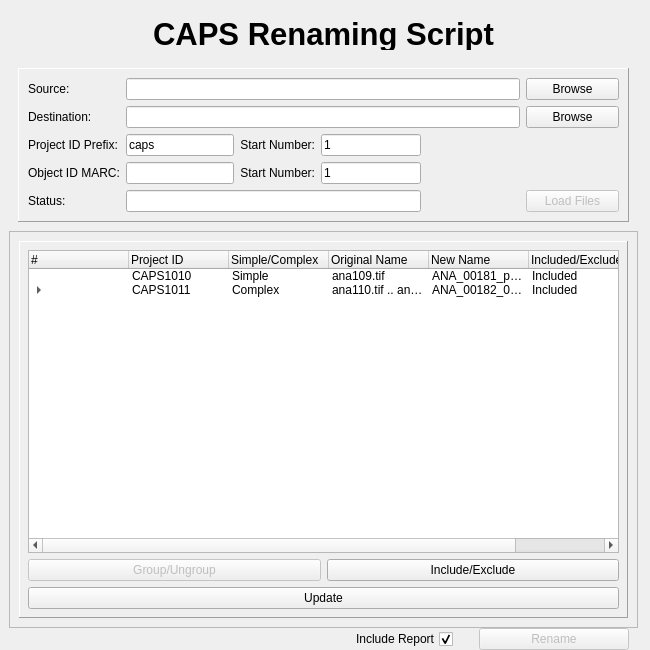
<?xml version="1.0" encoding="UTF-8"?>
<ui version="4.0">
 <class>Form</class>
 <widget class="QWidget" name="Form">
  <property name="geometry">
   <rect>
    <x>0</x>
    <y>0</y>
    <width>650</width>
    <height>650</height>
   </rect>
  </property>
  <property name="minimumSize">
   <size>
    <width>650</width>
    <height>650</height>
   </size>
  </property>
  <property name="maximumSize">
   <size>
    <width>1024</width>
    <height>16777215</height>
   </size>
  </property>
  <property name="windowTitle">
   <string>CAPS Renaming Script</string>
  </property>
  <layout class="QGridLayout" name="gridLayout_3">
   <property name="margin">
    <number>0</number>
   </property>
   <item row="0" column="0">
    <widget class="QFrame" name="frameBackground">
     <property name="frameShape">
      <enum>QFrame::NoFrame</enum>
     </property>
     <property name="frameShadow">
      <enum>QFrame::Raised</enum>
     </property>
     <layout class="QVBoxLayout" name="verticalLayout_2">
      <property name="spacing">
       <number>0</number>
      </property>
      <property name="rightMargin">
       <number>12</number>
      </property>
      <property name="bottomMargin">
       <number>0</number>
      </property>
      <item>
       <widget class="QFrame" name="frameTitle">
        <property name="sizePolicy">
         <sizepolicy hsizetype="Preferred" vsizetype="Fixed">
          <horstretch>0</horstretch>
          <verstretch>0</verstretch>
         </sizepolicy>
        </property>
        <property name="minimumSize">
         <size>
          <width>0</width>
          <height>50</height>
         </size>
        </property>
        <property name="maximumSize">
         <size>
          <width>16777215</width>
          <height>50</height>
         </size>
        </property>
        <property name="frameShape">
         <enum>QFrame::NoFrame</enum>
        </property>
        <property name="frameShadow">
         <enum>QFrame::Raised</enum>
        </property>
        <layout class="QVBoxLayout" name="verticalLayout_3">
         <item>
          <widget class="QLabel" name="label_title">
           <property name="font">
            <font>
             <pointsize>23</pointsize>
             <weight>75</weight>
             <bold>true</bold>
            </font>
           </property>
           <property name="text">
            <string>CAPS Renaming Script</string>
           </property>
           <property name="alignment">
            <set>Qt::AlignCenter</set>
           </property>
          </widget>
         </item>
        </layout>
       </widget>
      </item>
      <item>
       <widget class="QFrame" name="frameSetup">
        <property name="sizePolicy">
         <sizepolicy hsizetype="Expanding" vsizetype="Fixed">
          <horstretch>0</horstretch>
          <verstretch>0</verstretch>
         </sizepolicy>
        </property>
        <property name="frameShape">
         <enum>QFrame::NoFrame</enum>
        </property>
        <property name="frameShadow">
         <enum>QFrame::Plain</enum>
        </property>
        <layout class="QGridLayout" name="gridLayout">
         <item row="0" column="0" colspan="4">
          <widget class="QFrame" name="frame_2">
           <property name="frameShape">
            <enum>QFrame::Panel</enum>
           </property>
           <property name="frameShadow">
            <enum>QFrame::Raised</enum>
           </property>
           <layout class="QGridLayout" name="gridLayout_4">
            <item row="3" column="3">
             <widget class="QLineEdit" name="lineEdit_OID_startNum">
              <property name="sizePolicy">
               <sizepolicy hsizetype="Maximum" vsizetype="Fixed">
                <horstretch>0</horstretch>
                <verstretch>0</verstretch>
               </sizepolicy>
              </property>
              <property name="maximumSize">
               <size>
                <width>100</width>
                <height>16777215</height>
               </size>
              </property>
              <property name="text">
               <string>1</string>
              </property>
             </widget>
            </item>
            <item row="3" column="2">
             <widget class="QLabel" name="label_OID_startNum">
              <property name="sizePolicy">
               <sizepolicy hsizetype="Fixed" vsizetype="Preferred">
                <horstretch>0</horstretch>
                <verstretch>0</verstretch>
               </sizepolicy>
              </property>
              <property name="text">
               <string>Start Number:</string>
              </property>
              <property name="alignment">
               <set>Qt::AlignRight|Qt::AlignTrailing|Qt::AlignVCenter</set>
              </property>
             </widget>
            </item>
            <item row="1" column="5">
             <widget class="QPushButton" name="pushButton_destinationBrowse">
              <property name="sizePolicy">
               <sizepolicy hsizetype="Maximum" vsizetype="Fixed">
                <horstretch>0</horstretch>
                <verstretch>0</verstretch>
               </sizepolicy>
              </property>
              <property name="maximumSize">
               <size>
                <width>100</width>
                <height>16777215</height>
               </size>
              </property>
              <property name="text">
               <string>Browse</string>
              </property>
             </widget>
            </item>
            <item row="0" column="0">
             <widget class="QLabel" name="label_source">
              <property name="sizePolicy">
               <sizepolicy hsizetype="Fixed" vsizetype="Preferred">
                <horstretch>0</horstretch>
                <verstretch>0</verstretch>
               </sizepolicy>
              </property>
              <property name="text">
               <string>Source:</string>
              </property>
             </widget>
            </item>
            <item row="1" column="1" colspan="4">
             <widget class="QLineEdit" name="lineEdit_destination"/>
            </item>
            <item row="0" column="1" colspan="4">
             <widget class="QLineEdit" name="lineEdit_source"/>
            </item>
            <item row="1" column="0">
             <widget class="QLabel" name="label_destination">
              <property name="sizePolicy">
               <sizepolicy hsizetype="Fixed" vsizetype="Preferred">
                <horstretch>0</horstretch>
                <verstretch>0</verstretch>
               </sizepolicy>
              </property>
              <property name="text">
               <string>Destination:</string>
              </property>
             </widget>
            </item>
            <item row="3" column="1">
             <widget class="QLineEdit" name="lineEdit_OID_MARC">
              <property name="sizePolicy">
               <sizepolicy hsizetype="Fixed" vsizetype="Fixed">
                <horstretch>0</horstretch>
                <verstretch>0</verstretch>
               </sizepolicy>
              </property>
             </widget>
            </item>
            <item row="2" column="3">
             <widget class="QLineEdit" name="lineEdit_PID_startNum">
              <property name="sizePolicy">
               <sizepolicy hsizetype="Maximum" vsizetype="Fixed">
                <horstretch>0</horstretch>
                <verstretch>0</verstretch>
               </sizepolicy>
              </property>
              <property name="maximumSize">
               <size>
                <width>100</width>
                <height>16777215</height>
               </size>
              </property>
              <property name="text">
               <string>1</string>
              </property>
             </widget>
            </item>
            <item row="2" column="2">
             <widget class="QLabel" name="label_PID_startNum">
              <property name="sizePolicy">
               <sizepolicy hsizetype="Fixed" vsizetype="Preferred">
                <horstretch>0</horstretch>
                <verstretch>0</verstretch>
               </sizepolicy>
              </property>
              <property name="text">
               <string>Start Number:</string>
              </property>
              <property name="alignment">
               <set>Qt::AlignRight|Qt::AlignTrailing|Qt::AlignVCenter</set>
              </property>
             </widget>
            </item>
            <item row="0" column="5">
             <widget class="QPushButton" name="pushButton_sourceBrowse">
              <property name="sizePolicy">
               <sizepolicy hsizetype="Minimum" vsizetype="Maximum">
                <horstretch>0</horstretch>
                <verstretch>0</verstretch>
               </sizepolicy>
              </property>
              <property name="maximumSize">
               <size>
                <width>100</width>
                <height>16777215</height>
               </size>
              </property>
              <property name="layoutDirection">
               <enum>Qt::LeftToRight</enum>
              </property>
              <property name="autoFillBackground">
               <bool>false</bool>
              </property>
              <property name="text">
               <string>Browse</string>
              </property>
              <property name="checkable">
               <bool>false</bool>
              </property>
              <property name="checked">
               <bool>false</bool>
              </property>
             </widget>
            </item>
            <item row="2" column="0">
             <widget class="QLabel" name="label_PID_prefix">
              <property name="sizePolicy">
               <sizepolicy hsizetype="Fixed" vsizetype="Preferred">
                <horstretch>0</horstretch>
                <verstretch>0</verstretch>
               </sizepolicy>
              </property>
              <property name="text">
               <string>Project ID Prefix:</string>
              </property>
             </widget>
            </item>
            <item row="3" column="0">
             <widget class="QLabel" name="label_OID_MARC">
              <property name="sizePolicy">
               <sizepolicy hsizetype="Fixed" vsizetype="Preferred">
                <horstretch>0</horstretch>
                <verstretch>0</verstretch>
               </sizepolicy>
              </property>
              <property name="text">
               <string>Object ID MARC:</string>
              </property>
             </widget>
            </item>
            <item row="2" column="1">
             <widget class="QLineEdit" name="lineEdit_PID_prefix">
              <property name="sizePolicy">
               <sizepolicy hsizetype="Fixed" vsizetype="Fixed">
                <horstretch>0</horstretch>
                <verstretch>0</verstretch>
               </sizepolicy>
              </property>
              <property name="text">
               <string>caps</string>
              </property>
             </widget>
            </item>
            <item row="4" column="0">
             <widget class="QLabel" name="label_validStatus">
              <property name="sizePolicy">
               <sizepolicy hsizetype="Fixed" vsizetype="Preferred">
                <horstretch>0</horstretch>
                <verstretch>0</verstretch>
               </sizepolicy>
              </property>
              <property name="text">
               <string>Status:</string>
              </property>
             </widget>
            </item>
            <item row="4" column="5">
             <widget class="QPushButton" name="pushButton_load_filles">
              <property name="enabled">
               <bool>false</bool>
              </property>
              <property name="sizePolicy">
               <sizepolicy hsizetype="Minimum" vsizetype="Maximum">
                <horstretch>0</horstretch>
                <verstretch>0</verstretch>
               </sizepolicy>
              </property>
              <property name="text">
               <string>Load Files</string>
              </property>
             </widget>
            </item>
            <item row="4" column="1" colspan="3">
             <widget class="QLineEdit" name="lineEdit_validStatus">
              <property name="sizePolicy">
               <sizepolicy hsizetype="Expanding" vsizetype="Fixed">
                <horstretch>0</horstretch>
                <verstretch>0</verstretch>
               </sizepolicy>
              </property>
              <property name="readOnly">
               <bool>true</bool>
              </property>
             </widget>
            </item>
           </layout>
           <zorder>label_source</zorder>
           <zorder>lineEdit_source</zorder>
           <zorder>label_destination</zorder>
           <zorder>lineEdit_destination</zorder>
           <zorder>label_PID_prefix</zorder>
           <zorder>lineEdit_PID_prefix</zorder>
           <zorder>lineEdit_PID_startNum</zorder>
           <zorder>label_OID_MARC</zorder>
           <zorder>lineEdit_OID_MARC</zorder>
           <zorder>label_PID_startNum</zorder>
           <zorder>label_OID_startNum</zorder>
           <zorder>lineEdit_OID_startNum</zorder>
           <zorder>label_validStatus</zorder>
           <zorder>lineEdit_validStatus</zorder>
           <zorder>pushButton_destinationBrowse</zorder>
           <zorder>pushButton_sourceBrowse</zorder>
           <zorder>pushButton_load_filles</zorder>
          </widget>
         </item>
        </layout>
       </widget>
      </item>
      <item>
       <widget class="QFrame" name="frameFiles">
        <property name="frameShape">
         <enum>QFrame::StyledPanel</enum>
        </property>
        <property name="frameShadow">
         <enum>QFrame::Raised</enum>
        </property>
        <layout class="QVBoxLayout" name="verticalLayout">
         <item>
          <widget class="QFrame" name="frame_3">
           <property name="frameShape">
            <enum>QFrame::Panel</enum>
           </property>
           <property name="frameShadow">
            <enum>QFrame::Raised</enum>
           </property>
           <layout class="QGridLayout" name="gridLayout_5">
            <property name="margin">
             <number>8</number>
            </property>
            <item row="1" column="1">
             <widget class="QPushButton" name="pushButton_include">
              <property name="enabled">
               <bool>true</bool>
              </property>
              <property name="text">
               <string>Include/Exclude</string>
              </property>
             </widget>
            </item>
            <item row="0" column="0" colspan="2">
             <widget class="QTreeWidget" name="tree_files">
              <property name="selectionMode">
               <enum>QAbstractItemView::ExtendedSelection</enum>
              </property>
              <attribute name="headerVisible">
               <bool>true</bool>
              </attribute>
              <column>
               <property name="text">
                <string>#</string>
               </property>
              </column>
              <column>
               <property name="text">
                <string>Project ID</string>
               </property>
              </column>
              <column>
               <property name="text">
                <string>Simple/Complex</string>
               </property>
              </column>
              <column>
               <property name="text">
                <string>Original Name</string>
               </property>
              </column>
              <column>
               <property name="text">
                <string>New Name</string>
               </property>
              </column>
              <column>
               <property name="text">
                <string>Included/Excluded</string>
               </property>
              </column>
              <column>
               <property name="text">
                <string>Status</string>
               </property>
              </column>
              <item>
               <property name="text">
                <string/>
               </property>
               <property name="text">
                <string>CAPS1010</string>
               </property>
               <property name="text">
                <string>Simple</string>
               </property>
               <property name="text">
                <string>ana109.tif</string>
               </property>
               <property name="text">
                <string>ANA_00181_prsv.jpg</string>
               </property>
               <property name="text">
                <string>Included</string>
               </property>
               <property name="text">
                <string/>
               </property>
              </item>
              <item>
               <property name="text">
                <string/>
               </property>
               <property name="text">
                <string>CAPS1011</string>
               </property>
               <property name="text">
                <string>Complex</string>
               </property>
               <property name="text">
                <string>ana110.tif .. ana113.tif</string>
               </property>
               <property name="text">
                <string>ANA_00182_001_prsv.jpg .. ANA_00182_004_prsv.jpg</string>
               </property>
               <property name="text">
                <string>Included</string>
               </property>
               <property name="text">
                <string/>
               </property>
               <item>
                <property name="text">
                 <string/>
                </property>
                <property name="text">
                 <string/>
                </property>
                <property name="text">
                 <string/>
                </property>
                <property name="text">
                 <string>ana110.tif</string>
                </property>
                <property name="text">
                 <string>ANA_00182_001_prsv.jpg</string>
                </property>
                <property name="text">
                 <string>Included</string>
                </property>
                <property name="text">
                 <string/>
                </property>
               </item>
               <item>
                <property name="text">
                 <string/>
                </property>
                <property name="text">
                 <string/>
                </property>
                <property name="text">
                 <string/>
                </property>
                <property name="text">
                 <string>ana111.tif</string>
                </property>
                <property name="text">
                 <string>ANA_00182_002_prsv.jpg</string>
                </property>
                <property name="text">
                 <string>Included</string>
                </property>
                <property name="text">
                 <string/>
                </property>
               </item>
               <item>
                <property name="text">
                 <string/>
                </property>
                <property name="text">
                 <string/>
                </property>
                <property name="text">
                 <string/>
                </property>
                <property name="text">
                 <string>ana112.tif</string>
                </property>
                <property name="text">
                 <string>ANA_00182_003_prsv.jpg</string>
                </property>
                <property name="text">
                 <string>Included</string>
                </property>
                <property name="text">
                 <string/>
                </property>
               </item>
               <item>
                <property name="text">
                 <string/>
                </property>
                <property name="text">
                 <string/>
                </property>
                <property name="text">
                 <string/>
                </property>
                <property name="text">
                 <string>ana113.tif</string>
                </property>
                <property name="text">
                 <string>ANA_00182_004_prsv.jpg</string>
                </property>
                <property name="text">
                 <string>Included</string>
                </property>
                <property name="text">
                 <string/>
                </property>
               </item>
              </item>
             </widget>
            </item>
            <item row="1" column="0">
             <widget class="QPushButton" name="pushButton_group">
              <property name="enabled">
               <bool>false</bool>
              </property>
              <property name="autoFillBackground">
               <bool>false</bool>
              </property>
              <property name="text">
               <string>Group/Ungroup</string>
              </property>
              <property name="flat">
               <bool>false</bool>
              </property>
             </widget>
            </item>
            <item row="2" column="0" colspan="2">
             <widget class="QPushButton" name="pushButton_update">
              <property name="text">
               <string>Update</string>
              </property>
             </widget>
            </item>
           </layout>
          </widget>
         </item>
        </layout>
       </widget>
      </item>
      <item>
       <widget class="QFrame" name="frameActions">
        <property name="maximumSize">
         <size>
          <width>16777215</width>
          <height>50</height>
         </size>
        </property>
        <property name="frameShape">
         <enum>QFrame::NoFrame</enum>
        </property>
        <property name="frameShadow">
         <enum>QFrame::Plain</enum>
        </property>
        <layout class="QHBoxLayout" name="horizontalLayout">
         <property name="topMargin">
          <number>0</number>
         </property>
         <property name="bottomMargin">
          <number>0</number>
         </property>
         <item>
          <spacer name="horizontalSpacer_2">
           <property name="orientation">
            <enum>Qt::Horizontal</enum>
           </property>
           <property name="sizeHint" stdset="0">
            <size>
             <width>40</width>
             <height>20</height>
            </size>
           </property>
          </spacer>
         </item>
         <item>
          <widget class="QCheckBox" name="checkBox_IncludeReport">
           <property name="enabled">
            <bool>true</bool>
           </property>
           <property name="layoutDirection">
            <enum>Qt::RightToLeft</enum>
           </property>
           <property name="text">
            <string>Include Report</string>
           </property>
           <property name="checked">
            <bool>true</bool>
           </property>
          </widget>
         </item>
         <item>
          <spacer name="horizontalSpacer">
           <property name="orientation">
            <enum>Qt::Horizontal</enum>
           </property>
           <property name="sizeType">
            <enum>QSizePolicy::Fixed</enum>
           </property>
           <property name="sizeHint" stdset="0">
            <size>
             <width>20</width>
             <height>20</height>
            </size>
           </property>
          </spacer>
         </item>
         <item>
          <widget class="QPushButton" name="buttonRename">
           <property name="enabled">
            <bool>false</bool>
           </property>
           <property name="sizePolicy">
            <sizepolicy hsizetype="Minimum" vsizetype="Fixed">
             <horstretch>0</horstretch>
             <verstretch>0</verstretch>
            </sizepolicy>
           </property>
           <property name="minimumSize">
            <size>
             <width>150</width>
             <height>0</height>
            </size>
           </property>
           <property name="maximumSize">
            <size>
             <width>400</width>
             <height>16777215</height>
            </size>
           </property>
           <property name="layoutDirection">
            <enum>Qt::RightToLeft</enum>
           </property>
           <property name="text">
            <string>Rename</string>
           </property>
          </widget>
         </item>
        </layout>
       </widget>
      </item>
     </layout>
    </widget>
   </item>
  </layout>
 </widget>
 <tabstops>
  <tabstop>lineEdit_source</tabstop>
  <tabstop>lineEdit_destination</tabstop>
  <tabstop>lineEdit_PID_prefix</tabstop>
  <tabstop>lineEdit_PID_startNum</tabstop>
  <tabstop>lineEdit_OID_MARC</tabstop>
  <tabstop>lineEdit_OID_startNum</tabstop>
  <tabstop>tree_files</tabstop>
  <tabstop>pushButton_group</tabstop>
  <tabstop>pushButton_include</tabstop>
  <tabstop>checkBox_IncludeReport</tabstop>
  <tabstop>buttonRename</tabstop>
 </tabstops>
 <resources/>
 <connections/>
</ui>
